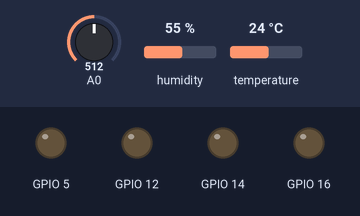
This sketch was run on a simulated ESP8266 (NodeMCU). On the bench: output pins drawn as LEDs (lit = HIGH). Inputs (shaded band) come from the test bench; at power-on: A0 = 512, temperature 24 °C, humidity 55 %. WiFi joins after 1.5 s; servers stay silent unless stated; what the sketch prints to the serial monitor is not drawn.

Above: at 3.4 s.
3.5 s: A0 set to 984
6.9 s: A0 set to 1008
At 9.2 s:
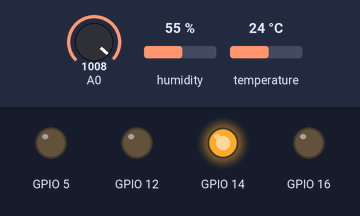
10.3 s: temperature set to 30 °C
14.5 s: temperature set to 33 °C
At 17.0 s:
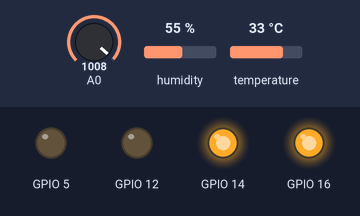
17.9 s: A0 set to 990
At 19.4 s:
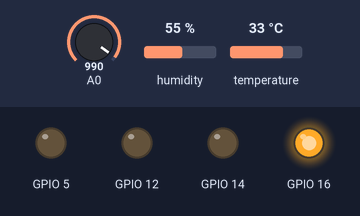
21.3 s: A0 set to 1010
At 25.1 s:
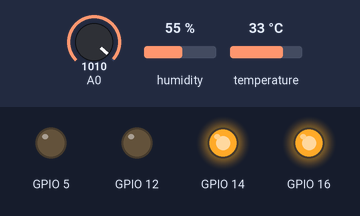
Timing chart, 0 to 26.5 s (numbered marks = the images above; inputs shaded):
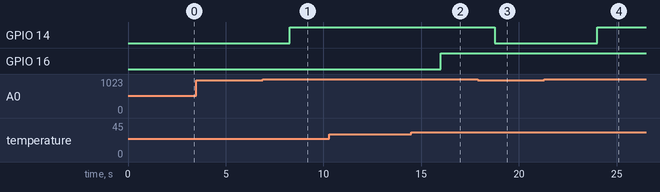

The sketch:

spadex_maruufu.ino
```cpp
#include "DHT.h"        // including the library of DHT11 temperature and humidity sensor
#define DHTTYPE DHT11   // DHT 11
#include <ESP8266WiFi.h>
#include "FirebaseArduino.h"
#define dht_dpin 0
DHT dht(dht_dpin, DHTTYPE);

#define FIREBASE_HOST "warehouseultrasonic.firebaseio.com"
#define FIREBASE_AUTH "3B1bkEvgNaGu6Ubw6PrD1kZ8PC6wqXl03G3VHIHR"
#define WIFI_SSID "one plus"
#define WIFI_PASSWORD "asdfghjkl1"
void setup(void)
{
  dht.begin();
  Serial.begin(9600);
  Serial.println("Humidity and temperature\n\n");
  delay(700);
  pinMode(16,OUTPUT);
  pinMode(5,OUTPUT);
  pinMode(14,OUTPUT);
  pinMode(12,OUTPUT);
   WiFi.begin(WIFI_SSID, WIFI_PASSWORD);
  Serial.print("connecting");
  while (WiFi.status() != WL_CONNECTED) {
    Serial.print(".");
    delay(500);}
  Serial.println();
  Serial.print("connected: ");
  Serial.println(WiFi.localIP());

    Firebase.begin(FIREBASE_HOST, FIREBASE_AUTH);

}
void loop()
{
  int chk=dht.read(1);
  delay(100);
    float h = dht.readHumidity();
    int hygro=analogRead(A0);
    delay(100);
    Serial.println(hygro);
    float t = dht.readTemperature();
    Serial.print("Current humidity = ");
    Serial.print(h);
    Serial.print("%  ");
    Serial.print("temperature = ");
    Serial.print(t);
    Serial.println("C  ");
    Firebase.setInt("/humidity", h);
    Firebase.setInt("/temperature", t);
      // handle error
 /* if (Firebase.failed())
  {
      Serial.print("pushing /Temperature failed:");
      Serial.println(Firebase.error());
      return;
  }*/

     if(t>31)
    {
      Firebase.set("/fan","ON");
      digitalWrite( 16,HIGH);
      digitalWrite( 5,LOW);
    }
    else
    {
      Firebase.set("/fan" ,"OFF");
      digitalWrite( 16,LOW);
    }


     if(hygro>1000)
     {

    Firebase.set("/sprinkler" ,"ON");
      Serial.println("###############");
      digitalWrite( 14,HIGH);
      digitalWrite( 12,LOW);
    }
    else
     {
     Firebase.set("/fan" ,"OFF");
      digitalWrite( 14,LOW);
      digitalWrite( 12,LOW);
    }


  delay(1800);
}
```

Measured:
- the behaviour switches between 1000 and 1001 on A0 (found by bisection; images 0 and 1)
- the behaviour switches between 31 and 32 °C on temperature (found by bisection; images 1 and 2)
- after the input at 3.5 s, every drawn part: stays the same
- after the input at 6.9 s, GPIO 14: LOW → HIGH after 1.4 s
- after the input at 10.3 s, every drawn part: stays the same
- after the input at 14.5 s, GPIO 16: LOW → HIGH after 1.5 s
- after the input at 17.9 s, GPIO 14: HIGH → LOW after 0.87 s
- after the input at 21.3 s, GPIO 14: LOW → HIGH after 2.7 s
